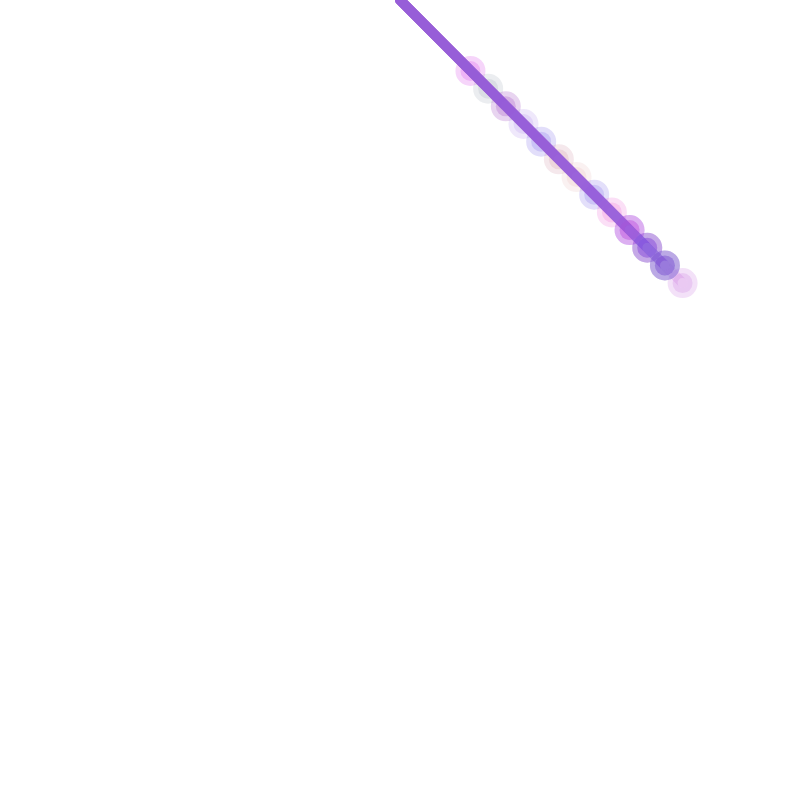
Frame 1 (no input)
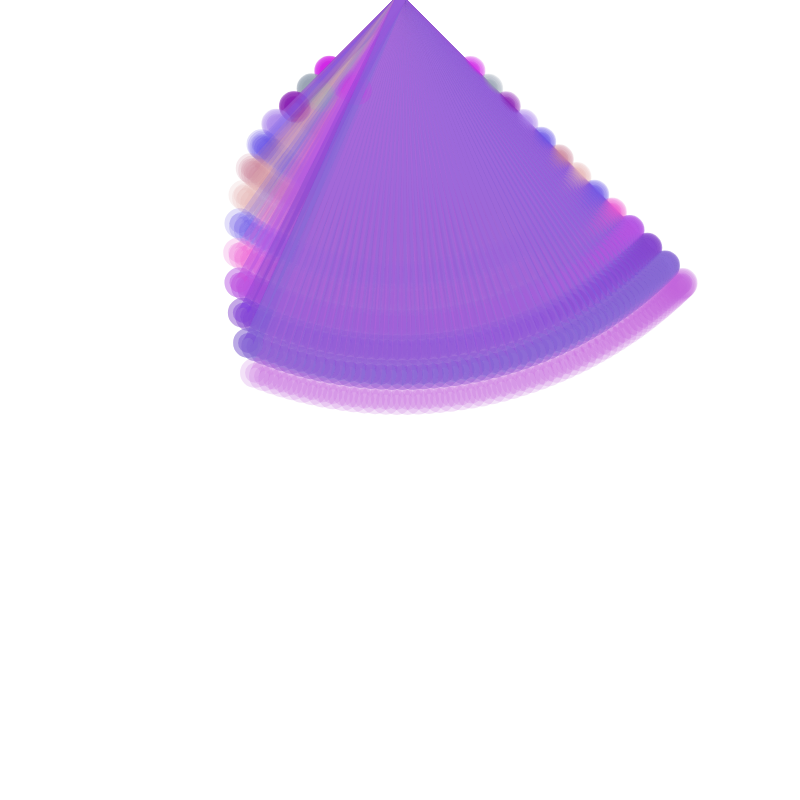
Frame 60 (no input)
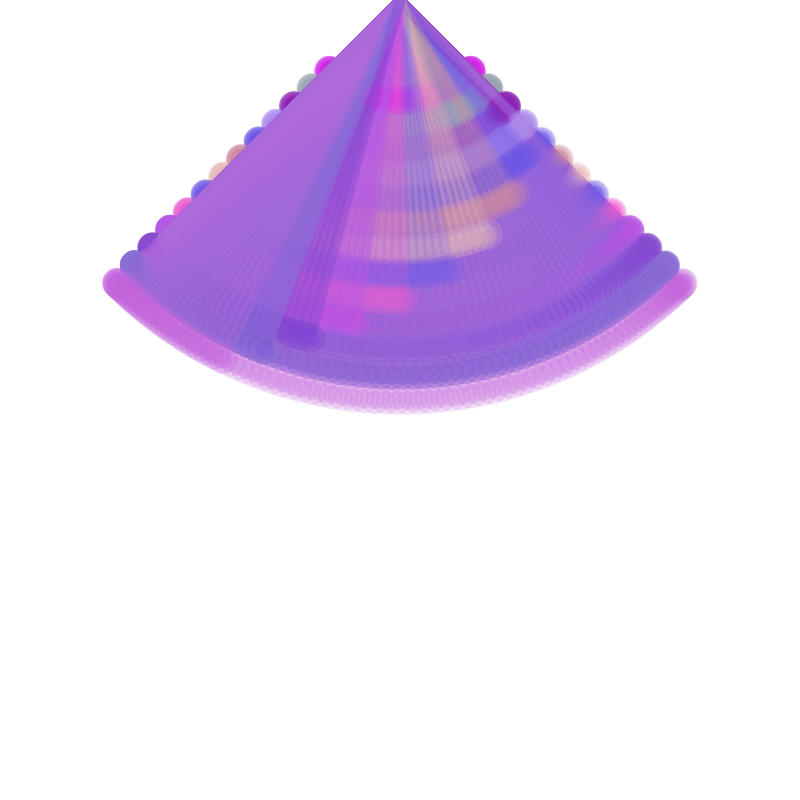
Frame 120 (the mouse pressed at the canvas centre since frame 60)

The p5.js sketch that drew these frames (run headless with seeded random() and noise() and a simulated clock; from frame 60 on, the mouse is pressed at the canvas centre):

// p5.js sketch
// ── sketch.js
let pendulums = [];

function setup() {
  createCanvas(800, 800);
  
  let p1 = new Pendulum(color(random(100, 255), random(0, 200), random(150, 255), 50), 100, 10);
  let p2 = new Pendulum(color(random(100, 255), random(0, 200), random(150, 255), 50), 125, 10);
  let p3 = new Pendulum(color(random(100, 255), random(0, 200), random(150, 255), 50), 150, 10);
  let p4 = new Pendulum(color(random(100, 255), random(0, 200), random(150, 255), 50), 175, 10);
  let p5 = new Pendulum(color(random(100, 255), random(0, 200), random(150, 255), 50), 200, 10);
  let p6 = new Pendulum(color(random(100, 255), random(0, 200), random(150, 255), 50), 225, 10);
  let p7 = new Pendulum(color(random(100, 255), random(0, 200), random(150, 255), 50), 250, 10);
  let p8 = new Pendulum(color(random(100, 255), random(0, 200), random(150, 255), 50), 275, 10);
  let p9 = new Pendulum(color(random(100, 255), random(0, 200), random(150, 255), 50), 300, 10);
  let p10 = new Pendulum(color(random(100, 255), random(0, 200), random(150, 255), 50), 325, 10);
  let p11 = new Pendulum(color(random(100, 255), random(0, 200), random(150, 255), 50), 350, 10);
  let p12 = new Pendulum(color(random(100, 255), random(0, 200), random(150, 255), 50), 375, 10);
  let p13 = new Pendulum(color(random(100, 255), random(0, 200), random(150, 255), 50), 400, 10);
  let p14 = new Pendulum(color(random(100, 255), random(0, 200), random(150, 255), 50), 325, 10);
  let p15 = new Pendulum(color(random(100, 255), random(0, 200), random(150, 255), 50), 350, 10);
  let p16 = new Pendulum(color(random(100, 255), random(0, 200), random(150, 255), 50), 375, 10);
  let p17 = new Pendulum(color(random(100, 255), random(0, 200), random(150, 255), 50), 325, 10);
  let p18 = new Pendulum(color(random(100, 255), random(0, 200), random(150, 255), 50), 350, 10);
  let p19 = new Pendulum(color(random(100, 255), random(0, 200), random(150, 255), 50), 375, 10);
  let p20 = new Pendulum(color(random(100, 255), random(0, 200), random(150, 255), 50), 375, 10);

  
  pendulums.push(p1);
  pendulums.push(p2);
  pendulums.push(p3);
  pendulums.push(p4);
  pendulums.push(p5);
  pendulums.push(p6);
  pendulums.push(p7);
  pendulums.push(p8);
  pendulums.push(p9);
  pendulums.push(p10);
  pendulums.push(p11);
  pendulums.push(p12);
  pendulums.push(p13);
  pendulums.push(p14);
  pendulums.push(p15);
  pendulums.push(p16);
  pendulums.push(p17);
  pendulums.push(p18);
  pendulums.push(p19);
  pendulums.push(p20);
}

function draw() {
  

  for (let i = 0; i < pendulums.length; i++) {
    pendulums[i].update();
    pendulums[i].display();
  }
}
//This will update and display all the pendulums in the array, regardless of how many there are.
/*p1.update();
  p1.display();

  p2.update();
  p2.display();

  p3.update();
  p3.display();*/




  class Pendulum {
    constructor(color, len, size) {
      this.color = color;
      this.len = len;
      this.size = size;
      this.origin = createVector(width/2, 0);
      this.angle = PI/4;
      this.angleV = 0;
      this.angleA = 0;
      this.bob = createVector();
      this.gravity = .5;
      
    }
  
    update() {
      let force = this.gravity * sin(this.angle);
      this.angleA = (-1 * force) / this.len;
      this.angleV += this.angleA;
      this.angle += this.angleV;
      this.bob.x = this.len * sin(this.angle) + this.origin.x;
      this.bob.y = this.len * cos(this.angle) + this.origin.y;
    }
  
    display() {
      stroke(this.color);
      strokeWeight(this.size);
      line(this.origin.x, this.origin.y, this.bob.x, this.bob.y);
      fill(this.color);
      ellipse(this.bob.x, this.bob.y, this.size*2);
    }
  }
